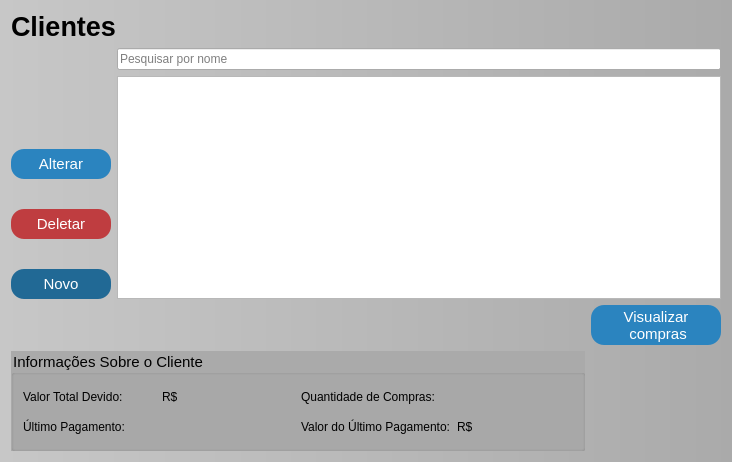
<?xml version="1.0" encoding="UTF-8"?>
<ui version="4.0">
 <class>Clientes</class>
 <widget class="QWidget" name="Clientes">
  <property name="geometry">
   <rect>
    <x>0</x>
    <y>0</y>
    <width>732</width>
    <height>462</height>
   </rect>
  </property>
  <property name="baseSize">
   <size>
    <width>600</width>
    <height>800</height>
   </size>
  </property>
  <property name="windowTitle">
   <string>Clientes</string>
  </property>
  <property name="styleSheet">
   <string notr="true">

#Clientes{
background-color: rgb(199, 199, 199);
background-color: qlineargradient(spread:pad, x1:0, y1:0, x2:1, y2:0, stop:0 rgba(199, 199, 199, 255), stop:1 rgba(170, 170, 170, 255));

}
QPushButton{
background-color: rgb(43, 132, 191);
color: rgb(255, 255, 255);
font-size: 15px;
border-radius: 13px;

}

QPushButton:hover{
	background-color: rgb(13, 92, 161);
}
QPushButton:pressed{
	
color: rgb(255, 255, 255);
	background-color: rgb(153, 193, 241);
font-size: 15px;
border-radius: 13px;
}
QGroupBox{
background-color:rgb(170, 170, 170);
	font: 700 9pt &quot;Segoe UI&quot;;
	font-size: 15px;
}
</string>
  </property>
  <layout class="QGridLayout" name="gridLayout">
   <item row="3" column="0">
    <widget class="QGroupBox" name="groupBox">
     <property name="minimumSize">
      <size>
       <width>400</width>
       <height>100</height>
      </size>
     </property>
     <property name="title">
      <string>Informações Sobre o Cliente</string>
     </property>
     <layout class="QGridLayout" name="gridLayout_2">
      <item row="0" column="0">
       <layout class="QHBoxLayout" name="horizontalLayout_2">
        <item>
         <widget class="QLabel" name="label">
          <property name="styleSheet">
           <string notr="true">font: 500 10pt ;</string>
          </property>
          <property name="text">
           <string>Valor Total Devido:</string>
          </property>
         </widget>
        </item>
        <item>
         <widget class="QLabel" name="Lbl_valorTotalDevido">
          <property name="text">
           <string>R$</string>
          </property>
         </widget>
        </item>
       </layout>
      </item>
      <item row="0" column="1">
       <layout class="QHBoxLayout" name="horizontalLayout_5">
        <item>
         <widget class="QLabel" name="label_2">
          <property name="styleSheet">
           <string notr="true">font: 500 10pt ;</string>
          </property>
          <property name="text">
           <string>Quantidade de Compras:</string>
          </property>
         </widget>
        </item>
        <item>
         <widget class="QLabel" name="Lbl_QuantCompras">
          <property name="text">
           <string/>
          </property>
         </widget>
        </item>
       </layout>
      </item>
      <item row="1" column="0">
       <layout class="QHBoxLayout" name="horizontalLayout_4">
        <item>
         <widget class="QLabel" name="label_4">
          <property name="styleSheet">
           <string notr="true">font: 500 10pt ;</string>
          </property>
          <property name="text">
           <string>Último Pagamento:</string>
          </property>
         </widget>
        </item>
        <item>
         <widget class="QLabel" name="Lbl_DataUltimoPag">
          <property name="text">
           <string/>
          </property>
         </widget>
        </item>
       </layout>
      </item>
      <item row="1" column="1">
       <layout class="QHBoxLayout" name="horizontalLayout_3">
        <item>
         <widget class="QLabel" name="label_6">
          <property name="styleSheet">
           <string notr="true">font: 500 10pt ;</string>
          </property>
          <property name="text">
           <string>Valor do Último Pagamento:</string>
          </property>
         </widget>
        </item>
        <item>
         <widget class="QLabel" name="Lbl_ValorUltimoPag">
          <property name="text">
           <string>R$</string>
          </property>
         </widget>
        </item>
       </layout>
      </item>
     </layout>
    </widget>
   </item>
   <item row="2" column="1">
    <widget class="QPushButton" name="Btn_abrirCompras">
     <property name="sizePolicy">
      <sizepolicy hsizetype="Preferred" vsizetype="Fixed">
       <horstretch>0</horstretch>
       <verstretch>0</verstretch>
      </sizepolicy>
     </property>
     <property name="minimumSize">
      <size>
       <width>100</width>
       <height>40</height>
      </size>
     </property>
     <property name="maximumSize">
      <size>
       <width>130</width>
       <height>16777215</height>
      </size>
     </property>
     <property name="baseSize">
      <size>
       <width>300</width>
       <height>0</height>
      </size>
     </property>
     <property name="text">
      <string>Visualizar 
 compras</string>
     </property>
    </widget>
   </item>
   <item row="1" column="0" colspan="2">
    <layout class="QHBoxLayout" name="horizontalLayout">
     <item>
      <layout class="QVBoxLayout" name="verticalLayout">
       <property name="spacing">
        <number>30</number>
       </property>
       <item>
        <spacer name="verticalSpacer">
         <property name="orientation">
          <enum>Qt::Orientation::Vertical</enum>
         </property>
         <property name="sizeHint" stdset="0">
          <size>
           <width>20</width>
           <height>40</height>
          </size>
         </property>
        </spacer>
       </item>
       <item>
        <widget class="QPushButton" name="Btn_Alterar">
         <property name="minimumSize">
          <size>
           <width>100</width>
           <height>30</height>
          </size>
         </property>
         <property name="maximumSize">
          <size>
           <width>150</width>
           <height>30</height>
          </size>
         </property>
         <property name="text">
          <string>Alterar</string>
         </property>
        </widget>
       </item>
       <item>
        <widget class="QPushButton" name="Btn_Deletar">
         <property name="minimumSize">
          <size>
           <width>0</width>
           <height>30</height>
          </size>
         </property>
         <property name="maximumSize">
          <size>
           <width>150</width>
           <height>30</height>
          </size>
         </property>
         <property name="styleSheet">
          <string notr="true">#Btn_Deletar{
background-color:rgb(191, 61, 64);
}
#Btn_Deletar:hover{
background-color: rgb(139, 44, 47);
}
#Btn_Deletar:pressed{
background-color:rgb(255, 96, 99)

}</string>
         </property>
         <property name="text">
          <string>Deletar</string>
         </property>
        </widget>
       </item>
       <item>
        <widget class="QPushButton" name="Btn_Novo">
         <property name="minimumSize">
          <size>
           <width>0</width>
           <height>30</height>
          </size>
         </property>
         <property name="maximumSize">
          <size>
           <width>150</width>
           <height>30</height>
          </size>
         </property>
         <property name="styleSheet">
          <string notr="true">#Btn_Novo{
background-color: rgb(33, 105, 149);
}
#Btn_Novo:hover{
background-color:rgb(03,75,119);
}
#Btn_Novo:pressed{

	background-color: rgb(153, 193, 241);

}</string>
         </property>
         <property name="text">
          <string>Novo</string>
         </property>
        </widget>
       </item>
      </layout>
     </item>
     <item>
      <layout class="QVBoxLayout" name="verticalLayout_2">
       <item>
        <widget class="QLineEdit" name="Ledit_Pesquisa">
         <property name="placeholderText">
          <string>Pesquisar por nome</string>
         </property>
        </widget>
       </item>
       <item>
        <widget class="QTableView" name="Tview_Clientes">
         <property name="minimumSize">
          <size>
           <width>600</width>
           <height>0</height>
          </size>
         </property>
         <property name="maximumSize">
          <size>
           <width>16777215</width>
           <height>16777215</height>
          </size>
         </property>
         <property name="alternatingRowColors">
          <bool>true</bool>
         </property>
         <property name="selectionMode">
          <enum>QAbstractItemView::SelectionMode::SingleSelection</enum>
         </property>
         <property name="selectionBehavior">
          <enum>QAbstractItemView::SelectionBehavior::SelectRows</enum>
         </property>
         <attribute name="verticalHeaderVisible">
          <bool>false</bool>
         </attribute>
        </widget>
       </item>
      </layout>
     </item>
    </layout>
   </item>
   <item row="0" column="0">
    <widget class="QLabel" name="lbl_Titulo">
     <property name="font">
      <font>
       <family>Ubuntu</family>
       <pointsize>20</pointsize>
       <italic>false</italic>
       <bold>true</bold>
      </font>
     </property>
     <property name="styleSheet">
      <string notr="true">font: 700 20pt &quot;Ubuntu&quot;;</string>
     </property>
     <property name="text">
      <string>Clientes</string>
     </property>
    </widget>
   </item>
  </layout>
 </widget>
 <resources/>
 <connections/>
</ui>
